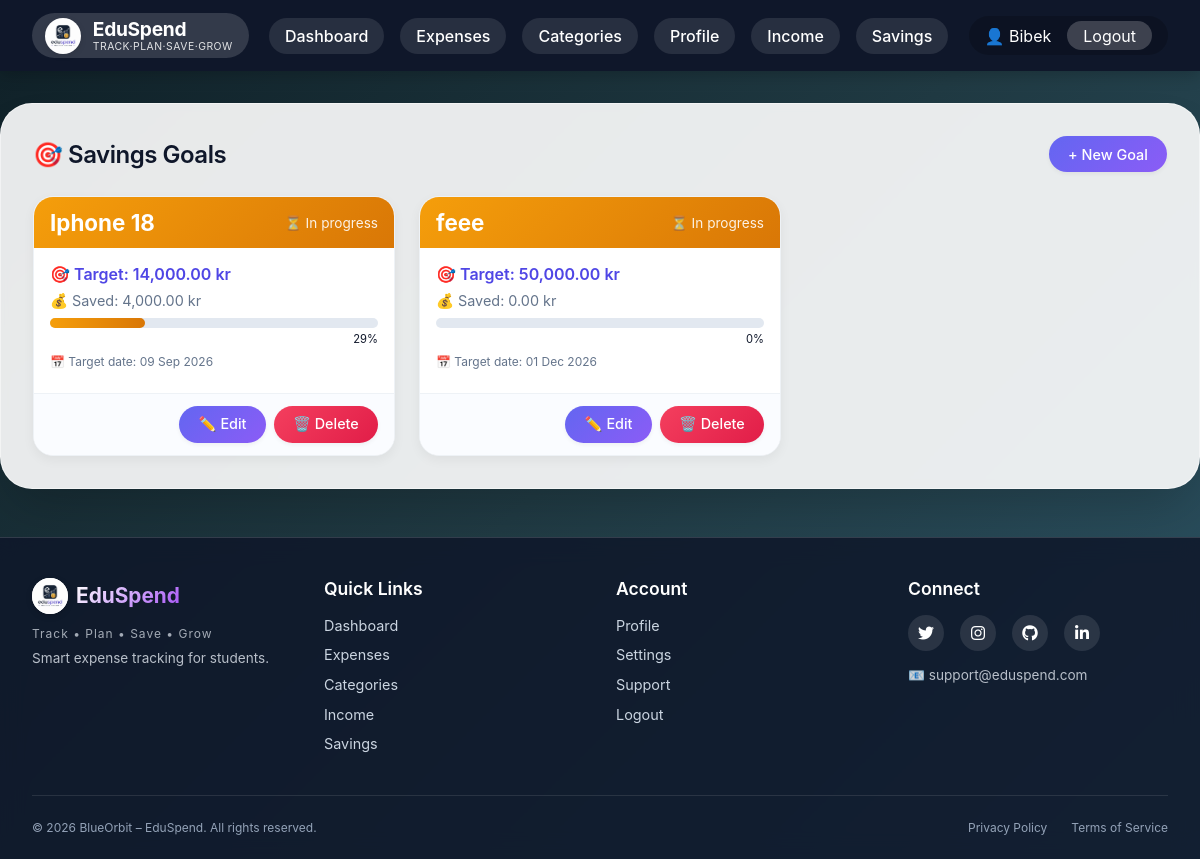
/modules/savings/list.php (signed in), run on the app's committed database.
### tables this page shows
CREATE TABLE `tblsavingsgoal` (
  `GoalID` int(11) NOT NULL,
  `GoalName` varchar(100) NOT NULL,
  `TargetAmount` decimal(10,2) NOT NULL,
  `CurrentAmount` decimal(10,2) DEFAULT 0.00,
  `TargetDate` date NOT NULL,
  `IsCompleted` tinyint(1) DEFAULT 0,
  `StudentID` int(11) NOT NULL
);

### includes/SavingsGoal.php (called while the page is built, shortened)
<?php
require_once __DIR__ . '/config.php';
class SavingsGoal {
    public $targetAmount;
    public $currentAmount;
    public function __construct($data = null) {
        if ($data) {
            $this->goalId = $data['GoalID'] ?? null;
            $this->goalName = $data['GoalName'] ?? null;
            $this->targetAmount = $data['TargetAmount'] ?? null;
            $this->currentAmount = $data['CurrentAmount'] ?? 0;
            $this->targetDate = $data['TargetDate'] ?? null;
            $this->isCompleted = $data['IsCompleted'] ?? 0;
        }
    }
    public static function all($studentId) {
        global $pdo;
        $stmt = $pdo->prepare("SELECT * FROM tblSavingsGoal WHERE StudentID = ? ORDER BY TargetDate ASC");
        $stmt->execute([$studentId]);
        $rows = $stmt->fetchAll(PDO::FETCH_ASSOC);
        $goals = [];
        foreach ($rows as $row) {
            $goals[] = new SavingsGoal($row);
        }
        return $goals;
    }
    public function getProgressPercent() {
        return round(($this->currentAmount / $this->targetAmount) * 100);
    }
}
?>

### modules/savings/list.php (the view, shortened to what this page needs)
<?php
require_once '../../includes/header.php';
require_once '../../includes/SavingsGoal.php';
$user_id = $_SESSION['user_id'];
$goals = SavingsGoal::all($user_id);
?>
<div class="page-header">
    <h2>🎯 Savings Goals</h2>
    <a href="add.php" class="btn">+ New Goal</a>
</div>
<?php if (empty($goals)): ?>
    <div class="alert alert-info">No goals yet. <a href="add.php">Create one</a></div>
<?php else: ?>
    <div class="expense-grid">
        <?php foreach ($goals as $g):
            $percent = $g->getProgressPercent();
        ?>
            <div class="expense-card">
                <div class="card-header" style="background: linear-gradient(135deg, #f59e0b, #d97706);">
                    <span class="amount"><?= htmlspecialchars($g->goalName) ?></span>
                    <span class="date"><?= $g->isCompleted ? '✅ Completed' : '⏳ In progress' ?></span>
                </div>
                <div class="card-body">
                    <div class="category">
                        🎯 Target: <?= number_format($g->targetAmount, 2) ?> kr
                    </div>
                    <div class="notes" style="margin: 0.5rem 0;">
                        💰 Saved: <?= number_format($g->currentAmount, 2) ?> kr
                    </div>
                    <div class="goal-progress-container" style="margin: 0.5rem 0;">
                        <div class="goal-progress-bar" style="background:#e2e8f0; border-radius:20px; height:10px;">
                            <div class="goal-progress-fill" style="width: <?= min(100, $percent) ?>%; background: linear-gradient(90deg, #f59e0b, #d97706); height:10px; border-radius:20px;"></div>
                        </div>
                        <div style="text-align:right; font-size:0.7rem; margin-top:0.2rem;"><?= $percent ?>%</div>
                    </div>
                    <div class="notes" style="font-size:0.75rem;">
                        📅 Target date: <?= date('d M Y', strtotime($g->targetDate)) ?>
                    </div>
                </div>
                <div class="card-footer">
                    <a href="edit.php?id=<?= $g->goalId ?>" class="btn">✏️ Edit</a>
                    <a href="delete.php?id=<?= $g->goalId ?>" class="btn btn-danger delete-link">🗑️ Delete</a>
                </div>
            </div>
        <?php endforeach; ?>
    </div>
<?php endif; ?>
<?php require_once '../../includes/footer.php'; ?>

### assets/css/style.css (style rules this page uses)
:root { --primary: #6366f1; --primary-dark: #4f46e5; --secondary: #10b981; --danger: #f43f5e; --warning: #f59e0b; --dark: #0f172a; --light: #f8fafc; --gray: #64748b; --glass: rgba(255, 255, 255, 0.2); --glass-border: rgba(255, 255, 255, 0.3); }
* { margin: 0; padding: 0; box-sizing: border-box; }
body { background: linear-gradient(135deg, #0f2027, #203a43, #2c5364); background-attachment: fixed; font-family: 'Inter', system-ui, -apple-system, 'Segoe UI', Roboto, Helvetica, Arial, sans-serif; min-height: 100vh; color: var(--dark); }
h1, h2, h3 { color: var(--dark); font-weight: 600; letter-spacing: -0.02em; }
.btn { display: inline-block; background: linear-gradient(135deg, #6366f1, #8b5cf6); color: white; padding: 0.6rem 1.2rem; border: none; border-radius: 40px; cursor: pointer; text-decoration: none; font-size: 0.9rem; font-weight: 500; transition: all 0.2s; box-shadow: 0 2px 4px rgba(0,0,0,0.05); }
.btn-danger { background: linear-gradient(135deg, #f43f5e, #e11d48); }
.expense-grid { display: grid; grid-template-columns: repeat(auto-fill, minmax(320px, 1fr)); gap: 1.5rem; margin-top: 1.5rem; }
.expense-card { background: white; border-radius: 20px; box-shadow: 0 4px 12px rgba(0,0,0,0.05); transition: all 0.2s; overflow: hidden; border: 1px solid #eef2f6; }
.card-header { background: linear-gradient(135deg, #667eea 0%, #764ba2 100%); padding: 0.75rem 1rem; color: white; display: flex; justify-content: space-between; align-items: center; }
.card-header .amount { font-size: 1.4rem; font-weight: bold; }
.card-header .date { font-size: 0.85rem; opacity: 0.9; }
.card-body { padding: 1rem; }
.card-body .category { font-weight: 600; color: #4f46e5; margin-bottom: 0.5rem; }
.card-body .notes { color: #64748b; font-size: 0.9rem; margin: 0.5rem 0; }
.card-footer { padding: 0.75rem 1rem; border-top: 1px solid #eef2f6; display: flex; justify-content: flex-end; gap: 0.5rem; background: #fafcff; }
.page-header { display: flex; justify-content: space-between; align-items: center; margin-bottom: 1.5rem; flex-wrap: wrap; gap: 1rem; }
.page-header h2 { margin: 0; }

### data on the page
tblsavingsgoal: GoalName "Iphone 18", IsCompleted "⏳ In progress", TargetAmount "14,000.00", CurrentAmount "4,000.00", percent "29", TargetDate "09 Sep 2026"
tblsavingsgoal: GoalName "feee", IsCompleted "⏳ In progress", TargetAmount "50,000.00", CurrentAmount "0.00", percent "0", TargetDate "01 Dec 2026"

### other printed values
$_SESSION['user_name'] "Bibek"
